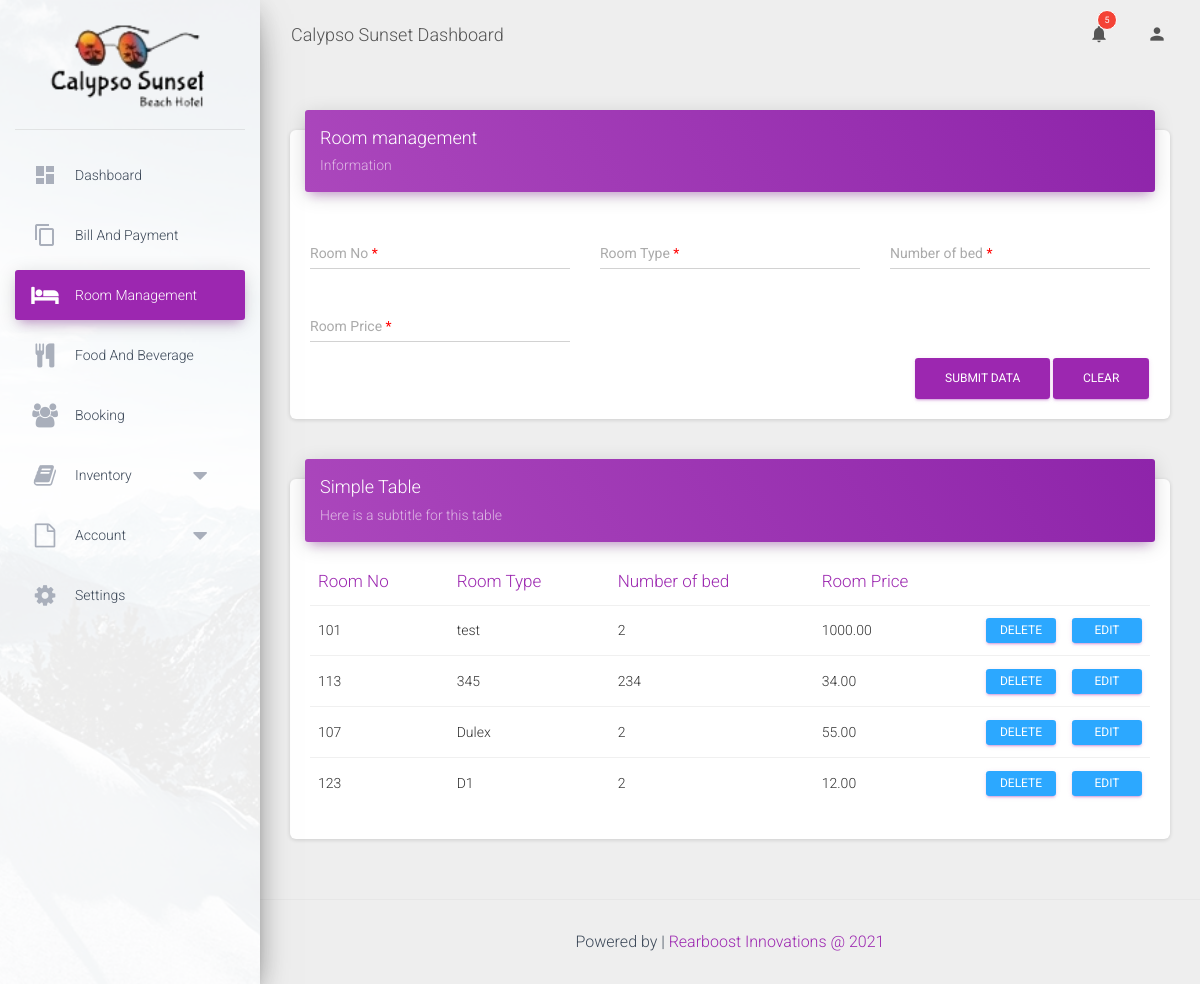
Screenshot of /content/room_management.php (signed in) with the database file from the repository.
### tables this page shows
CREATE TABLE `roominfor` (
  `id` int(11) NOT NULL,
  `roomno` varchar(500) NOT NULL,
  `roomtype` varchar(1000) NOT NULL,
  `numbed` int(11) NOT NULL,
  `roomprice` decimal(10,2) NOT NULL,
  `roomstatus` varchar(200) NOT NULL,
  `createdate` varchar(500) NOT NULL,
  `lastupdate` varchar(500) DEFAULT NULL,
  `bookingtime` varchar(100) DEFAULT NULL
);

### content/room_management.php (the view, shortened to what this page needs)
<!DOCTYPE html>
<html lang="en">
<?php
    require '../include/config.php';
?>
<head>
    <?php include('../include/head.php'); ?>
</head>
<body class="">
    <div class="wrapper">
        <div class="sidebar" data-color="purple" data-background-color="white" data-image="../assets/img/sidebar-1.jpg">
            <div class="logo">
              <a href="home.php" class="simple-text logo-normal">
              <img src="../images/logo.png" alt="" style="width: 80%;">
              </a>
            </div>
            <?php include('../include/sideMenu.php'); ?>
        </div>
        <div class="main-panel">
            <?php include('../include/navhead.php'); ?>
            <div class="content">
                <div class="container-fluid">
                    <div class="row">
                        <div class="col-md-12">
                            <div class="card">
                                <div class="card-header card-header-primary">
                                    <h4 class="card-title">Room management</h4>
                                    <p class="card-category">Information</p>
                                </div>
                                <div class="card-body">
                                    <form id="room_form">
                                        <div class="row">
                                            <div class="col-md-4">
                                                <div class="form-group">
                                                    <label class="bmd-label-floating">Room No <span style="color: red;">*<span></label>
                                                    <input type="text" class="form-control" id="roomno" value="<?php if(isset($roomno)){ echo $roomno;} ?>">
                                                </div>
                                            </div>
                                            <div class="col-md-4">
                                                <div class="form-group">
                                                    <label class="bmd-label-floating">Room Type <span style="color: red;">*<span></label>
                                                    <input type="text" class="form-control" id="roomtype" value="<?php if(isset($roomtype)){ echo $roomtype;} ?>">
                                                </div>
                                            </div>
                                            <div class="col-md-4">
                                                <div class="form-group">
                                                    <label class="bmd-label-floating">Number of bed <span style="color: red;">*<span></label>
                                                    <input type="number" class="form-control" id="numbed" value="<?php if(isset($numbed)){ echo $numbed;} ?>">
                                                </div>
                                            </div>
                                        </div>
                                        <div class="row">
                                            <div class="col-md-4">
                                                <div class="form-group">
                                                    <label class="bmd-label-floating">Room Price <span style="color: red;">*<span></label>
                                                    <input type="number" class="form-control" id="roomprice" value="<?php if(isset($roomprice)){ echo $roomprice;} ?>">
                                                </div>
                                            </div>
                                        </div>
                                           <button type="button" class="btn btn-primary pull-right" onclick="window.location='http://localhost:8888/HMS/content/room_management.php'">Clear</button>
                                        <?php if (isset($_GET['prop_id'])): ?>
                                             <button type="button" class="btn btn-primary pull-right" id="room_btn_edit" name="room_btn_edit" onclick="roomFormedit()">Update Data</button>
                                        <?php else: ?>
                                             <button type="button" class="btn btn-primary pull-right" id="room_btn_submit" name="room_btn_submit" onclick="roomFormsubmit()">Submit Data</button>
                                        <?php endif; ?>
                                        <div class="clearfix"></div>
                                    </form>
                                </div>
                            </div>
                        </div>
                        <div class="col-md-12">
                            <div class="card">
                                <div class="card-header card-header-primary">
                                    <h4 class="card-title ">Simple Table</h4>
                                    <p class="card-category"> Here is a subtitle for this table</p>
                                </div>
                                <div class="card-body">
                                   <?php
                                       $query = "SELECT * FROM roominfor";
                                       $result = mysqli_query($conn ,$query);
                                    ?>
                                    <div class="table-responsive" id="room_table">
                                        <table class="table">
                                            <thead class=" text-primary">
                                                <th>
                                                    Room No
                                                </th>
                                                <th>
                                                    Room Type
                                                </th>
                                                <th>
                                                    Number of bed
                                                </th>
                                                <th>
                                                    Room Price
                                                </th>
                                                <th>
                                                </th>
                                                <th>
                                                </th>
                                            </thead>
                                            <tbody>
                                                <?php
                                                while($row = mysqli_fetch_array($result))
                                                   {
                                                    echo '
                                                    <tr>
                                                     <td>'.$row["roomno"].'</td>
                                                     <td>'.$row["roomtype"].'</td>
                                                     <td>'.$row["numbed"].'</td>
                                                     <td>'.$row["roomprice"].'</td>
                                                     <td width="5%"><button type="button" id="delete_form" name="delete_form" onclick="roomremoveconf(event ,'.$row["id"].')" class="btn btn-primary edit_data" style="margin: 0px; height: 25px; width: 70px; color: white; border-color: #2CA8FF; background-color: #2CA8FF; font-size: 12px;  padding: 4px 10px; margin-top: 0px;">Delete</button></td>
                                                     '; ?>
                                                     <td width="5%"><button type="button" id="edit_form" name="edit_form" onclick="window.location='./room_management.php?prop_id=<?php echo $row['id'];  ?>';" class="btn btn-primary edit_data" style="margin: 0px; height: 25px; width: 70px; color: white; border-color: #2CA8FF; background-color: #2CA8FF; font-size: 12px;  padding: 4px 10px; margin-top: 0px;">Edit</button></td>
                                                     <?php
                                                     echo '
                                                    </tr>
                                                      ';
                                                   }
                                                 ?>
                                            </tbody>
                                        </table>
                                    </div>
                                </div>
                            </div>
                        </div>
                    </div>
                </div>
            </div>
            <footer class="footer ">
                <div class="container-fluid" style="display: inline-grid;">
                    <?php include('../include/footerc.php'); ?>
                </div>
            </footer>
        </div>
    </div>
</body>
</html>

### rows the page displays
roominfor: roomno "101", roomtype "test", numbed "2", roomprice "1000.00"
roominfor: roomno "113", roomtype "345", numbed "234", roomprice "34.00"
roominfor: roomno "107", roomtype "Dulex", numbed "2", roomprice "55.00"
roominfor: roomno "123", roomtype "D1", numbed "2", roomprice "12.00"
